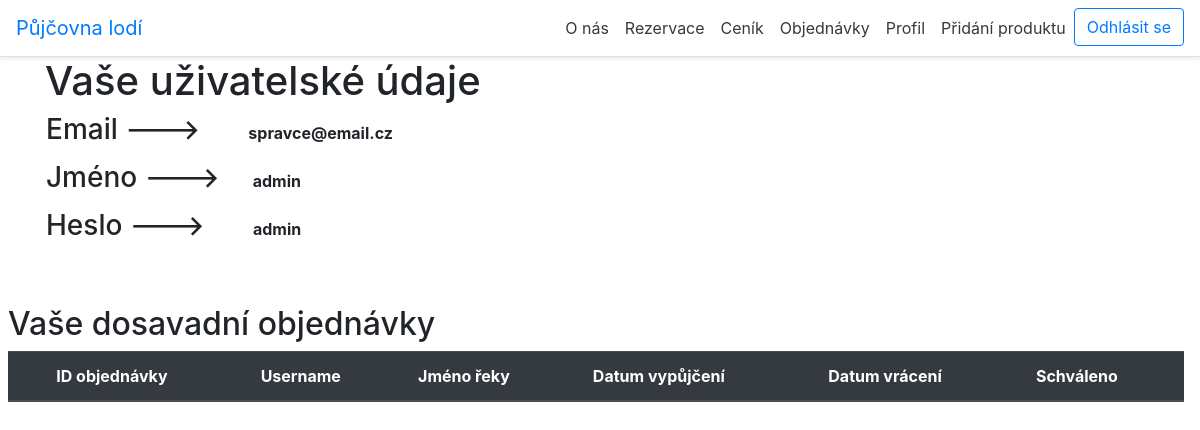
The page /code/index.php?page=profil (signed in) on the database its author committed.
### tables this page shows
CREATE TABLE IF NOT EXISTS `USER` (
                                      `id_user` INT NOT NULL AUTO_INCREMENT,
                                      `email` VARCHAR(45) NOT NULL,
                                      `username` VARCHAR(45) NOT NULL,
                                      `password` VARCHAR(45) NOT NULL,
                                      `PRAVA_id_prava` INT NOT NULL,
                                      PRIMARY KEY (`id_user`),
                                      INDEX `fk_USER_PRAVA1_idx` (`PRAVA_id_prava` ASC),
                                      CONSTRAINT `fk_USER_PRAVA1`
                                          FOREIGN KEY (`PRAVA_id_prava`)
                                              REFERENCES `PRAVA` (`id_prava`)
                                              ON DELETE CASCADE
                                              ON UPDATE CASCADE);

### code/controller/profilController.class.php (called while the page is built, shortened)
<?php
class profilController implements IController {
	private $db;
	private $user;
	public function __construct() {
		require_once (DIRECTORY_MODELS ."/MyDatabase.class.php");
		$this->db = new MyDatabase();
		require_once (DIRECTORY_MODELS ."/userManage.php");
		$this->user = new userManage();
	}
	public function show(string $pageTitle):string {
		$tplData = [];
		$tplData['title'] = $pageTitle;
		$tplData['userLogged'] = $this->user->isUserLogged();
		if($tplData['userLogged']){
			$user = $this->user->getLoggedUserData();
			$tplData['pravo'] = $user['PRAVA_id_prava'];
			$tplData['username'] = $user['username'];
			$tplData['email'] = $user['email'];
			$tplData['password'] = $user['password'];
		} else {
			$tplData['pravo'] = null;
		}
		$objednavky = $this->db->getExactObjByUserId($user['id_user']);
		$tplData['exactUserObj'] = $objednavky;
		require(DIRECTORY_VIEWS ."/profil.php");
		$obsah = ob_get_clean();
		return $obsah;
	}
}
?>

### code/index.php (called while the page is built, shortened)
<?php
$app = new ApplicationStart();
$app->appStart();
?>

### code/model/MyDatabase.class.php (called while the page is built, shortened)
<?php
class MyDatabase {
    private $pdo;
    public function __construct(){
        $this->pdo = new PDO("mysql:host=".DB_SERVER.";dbname=".DB_NAME, DB_USER, DB_PASS);
        $this->pdo->exec("set names utf8");
    }
    private function executeQuery(string $dotaz): ?PDOStatement
    {
        $res = $this->pdo->query($dotaz);
        if ($res) {
            return $res;
        } else {
            $error = $this->pdo->errorInfo();
            echo $error[2];
            return null;
        }
    }
    public function selectFromTable(string $tableName, string $whereStatement = "", string $orderByStatement = ""):array {
        $q = "SELECT * FROM ".$tableName
            .(($whereStatement == "") ? "" : " WHERE $whereStatement")
            .(($orderByStatement == "") ? "" : " ORDER BY $orderByStatement");
        $obj = $this->executeQuery($q);
        return $obj->fetchAll();
    }
    public function getExactObjByUserId(int $idUser): array
    {
        $obj = $this->selectFromTable(TABLE_OBJEDNAVKA, "USER_id_user='$idUser'");
        return $obj;
    }
}
?>

### code/model/userManage.php (called while the page is built, shortened)
<?php
class userManage
{
    private $userSessionKey = "current_user_id";
    private $db;
    public function __construct(){
        require_once("MyDatabase.class.php");
        $this->db = new MyDatabase();
    }
    public function isUserLogged(): bool
    {
        return isset($_SESSION[$this->userSessionKey]);
    }
    public function getLoggedUserData(){
        if($this->isUserLogged()){
            $userId = $_SESSION[$this->userSessionKey];
            if($userId == null) {
                echo "Data o uživateli nebyla nalezena, odhlašuji uživatele!";
                $this->userLogout();
                return null;
            } else {
                $userData = $this->db->selectFromTable(TABLE_USER, "id_user=$userId");
                if(empty($userData)){
                    echo "Data o uživateli se nenachází v naší databázi, odhlašuji!";
                    $this->userLogout();
                    return null;
                } else {
                    return $userData[0];
                }
            }
        } else {
            return null;
        }
    }
}

### code/view/profil.php (the view, shortened to what this page needs)
<?php
global $tplData;
require("zakladHTML.class.php");
$tplHeaders = new zakladHTML();
$tplHeaders->createHeader("",$tplData['title']);
?>
<body>
<?php
if (!$tplData['userLogged']) {
	$tplHeaders->createNav($tplData['pravo']);
} else {
	$tplHeaders->createNav($tplData['pravo'], "odhlaseni");
} ?>
<div class="container">
	<h1>Vaše uživatelské údaje</h1>
	<div class="row pl-3">
		<h3>Email  ---> </h3> <p class="pt-2 pl-5"><b><?php echo $tplData['email']?> </b></p>
	</div>
	<div class="row pl-3">
		<h3>Jméno  ---> </h3> <p class="pt-2 pl-4">&nbsp;&nbsp;<b><?php echo $tplData['username']?> </b></p>
	</div>
	<div class="row pl-3">
		<h3>Heslo  ---> </h3> <p class="pt-2 pl-5"><b><?php echo $tplData['password']?> </b></p>
	</div>
	<br>
	<br>
</div>
<h2 class="pl-2">Vaše dosavadní objednávky</h2>
<table class="table table-dark table-hover ml-2" style="width: 98%">
	<thead>
	<tr>
		<th></th>
		<th>ID objednávky</th>
		<th>Username</th>
		<th>Jméno řeky</th>
		<th>Datum vypůjčení</th>
		<th>Datum vrácení</th>
		<th>Schváleno</th>
	</tr>
	</thead>
</table>
</body>

### rows shown on the page
user: email "spravce@email.cz", username "admin", password "admin"
